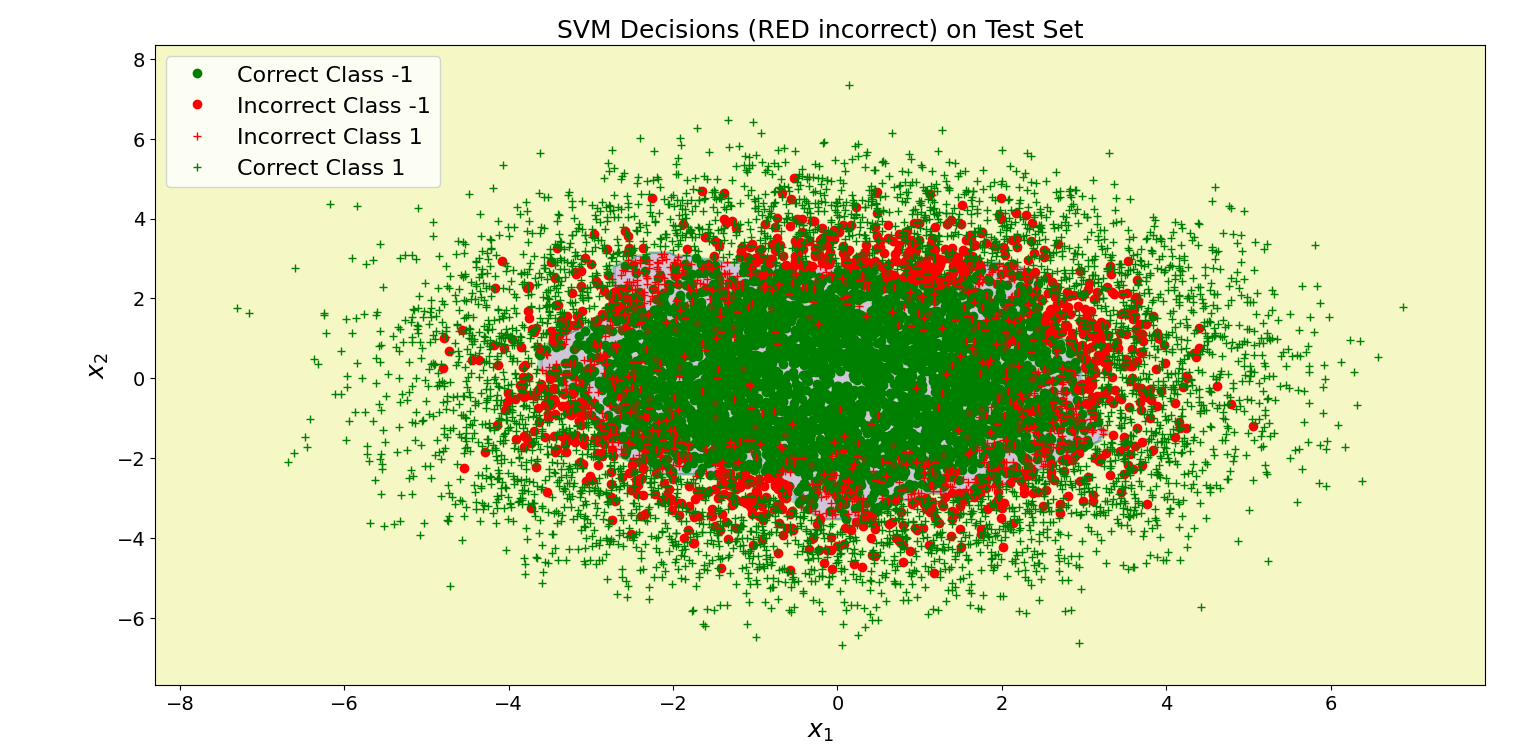

This figure's Python source:
import matplotlib.pyplot as plt # For general plotting
from matplotlib.ticker import MaxNLocator

from math import ceil, floor 

import numpy as np

from scipy.stats import multivariate_normal as mvn

from skimage.io import imread

from sklearn.metrics import confusion_matrix, ConfusionMatrixDisplay
from sklearn.mixture import GaussianMixture
from sklearn.model_selection import KFold, GridSearchCV
from sklearn.preprocessing import LabelBinarizer
from sklearn.svm import SVC

import torch
import torch.nn as nn
import torch.nn.functional as F
from variables import n, mix_pdf, N_test, N_train
from generate_data import X_test, X_train, y_test, y_train, x1_lim, x2_lim
import k_fold as kf


np.set_printoptions(suppress=True)

# Set seed to generate reproducible "pseudo-randomness" (handles scipy's "randomness" too)
np.random.seed(7)

plt.rc('font', size=22)          # controls default text sizes
plt.rc('axes', titlesize=18)     # fontsize of the axes title
plt.rc('axes', labelsize=18)     # fontsize of the x and y labels
plt.rc('xtick', labelsize=14)    # fontsize of the tick labels
plt.rc('ytick', labelsize=14)    # fontsize of the tick labels
plt.rc('legend', fontsize=16)    # legend fontsize
plt.rc('figure', titlesize=22)   # fontsize of the figure title

def plot_binary_classification_results(ax, predictions, labels):
    # Get indices of the four decision scenarios:
    # True Negatives
    tn = np.argwhere((predictions == -1) & (y_test == -1))
    # False Positives
    fp = np.argwhere((predictions == 1) & (y_test == -1))
    # False Negative Probability
    fn = np.argwhere((predictions == -1) & (y_test == 1))
    # True Positive Probability
    tp = np.argwhere((predictions == 1) & (y_test == 1))

    # class -1 circle, class 1 +, correct green, incorrect red
    ax.plot(X_test[tn, 0], X_test[tn, 1], 'og', label="Correct Class -1")
    ax.plot(X_test[fp, 0], X_test[fp, 1], 'or', label="Incorrect Class -1")
    ax.plot(X_test[fn, 0], X_test[fn, 1], '+r', label="Incorrect Class 1")
    ax.plot(X_test[tp, 0], X_test[tp, 1], '+g', label="Correct Class 1")

classifier = SVC(C=kf.C_best, kernel='rbf', gamma=kf.gamma_best)

classifier.fit(X_train, y_train)

predictions = classifier.predict(X_test)

incorrect_ind = np.argwhere(y_test != predictions)
prob_error_test = len(incorrect_ind) / N_test
print("SVM Probability error on the test data set: %.4f\n" % prob_error_test)

fig, ax = plt.subplots(figsize=(10, 10))
plot_binary_classification_results(ax, predictions, y_test)
# Define region of interest by data limits
x_min, x_max = X_test[:, 0].min() - 1, X_test[:, 0].max() + 1
y_min, y_max = X_test[:, 1].min() - 1, X_test[:, 1].max() + 1
x_span = np.linspace(x_min, x_max, num=200)
y_span = np.linspace(y_min, y_max, num=200)
xx, yy = np.meshgrid(x_span, y_span)

grid = np.c_[xx.ravel(), yy.ravel()]

# Z matrix are the SVM classifier predictions
Z = classifier.predict(grid).reshape(xx.shape)
ax.contourf(xx, yy, Z, cmap=plt.cm.viridis, alpha=0.25)

ax.set_xlabel(r"$x_1$")
ax.set_ylabel(r"$x_2$")
ax.set_title("SVM Decisions (RED incorrect) on Test Set")
plt.legend()
plt.tight_layout()
plt.show()

# Simply using sklearn confusion matrix
print("Confusion Matrix (rows: Predicted class, columns: True class):")
conf_mat = confusion_matrix(predictions, y_test)
conf_display = ConfusionMatrixDisplay.from_predictions(predictions, y_test, display_labels=['-1', '+1'], colorbar=False)
plt.ylabel("Predicted Labels")
plt.xlabel("True Labels")
plt.show()
